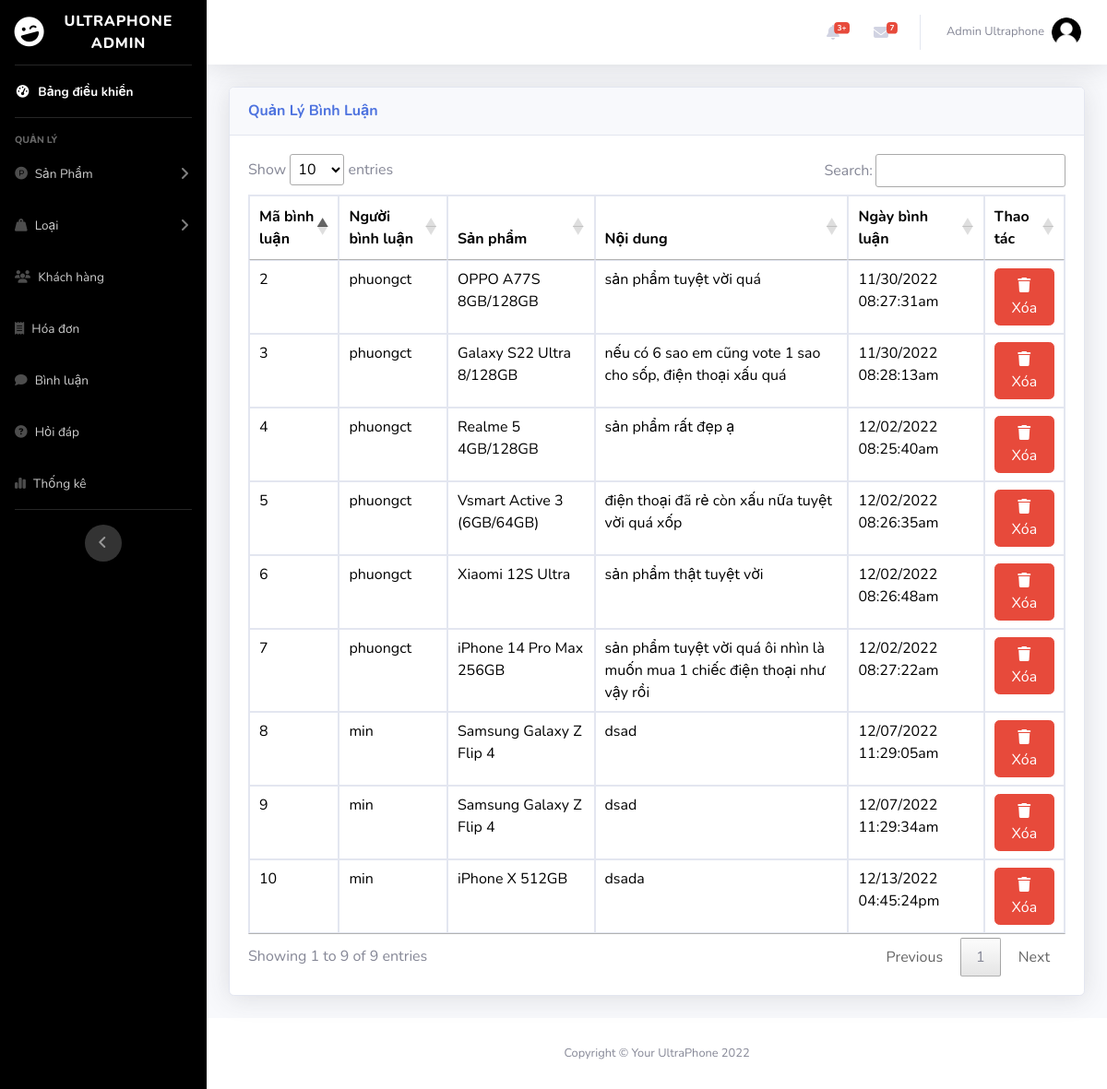
The page /admin/index.php?act=list_cmt (signed in) on the database its author committed.
### tables this page shows
CREATE TABLE `comment` (
  `id_cmt` int(11) NOT NULL,
  `content` varchar(255) NOT NULL,
  `id_user` int(11) NOT NULL,
  `user_name` varchar(50) NOT NULL,
  `full_name` varchar(255) NOT NULL,
  `id_pro` int(11) NOT NULL,
  `comment_date` varchar(30) NOT NULL
);

CREATE TABLE `product` (
  `id_pro` int(11) NOT NULL,
  `name_pro` varchar(255) NOT NULL,
  `price` int(11) NOT NULL,
  `discount` int(11) NOT NULL,
  `img_pro` varchar(255) NOT NULL,
  `short_des` text NOT NULL,
  `detail_des` text NOT NULL,
  `view` int(11) NOT NULL DEFAULT 0,
  `idcate` int(11) NOT NULL
);

### admin/controller/controller.php (called while the page is built)
<?php
function render($path, $data = [])
{
    extract($data);
    $view = "view/" . $path . ".php";
    include_once $view;
}

### admin/model/pdo.php (called while the page is built, shortened)
<?php
function pdo_get_connection(){
    $dburl = "mysql:host=127.0.0.1;dbname=ultraphone;charset=utf8";
    $username = 'root';
    $password = '';
    $conn = new PDO($dburl, $username, $password);
    $conn->setAttribute(PDO::ATTR_ERRMODE, PDO::ERRMODE_EXCEPTION);
    return $conn;
}
function pdo_query($sql){
    $sql_args = array_slice(func_get_args(), 1);
    try{
        $conn = pdo_get_connection();
        $stmt = $conn->prepare($sql);
        $stmt->execute($sql_args);
        $rows = $stmt->fetchAll();
        return $rows;
    }
    catch(PDOException $e){
        throw $e;
    }
    finally{
        unset($conn);
    }
}

### admin/model/binhluan.php (called while the page is built, shortened)
<?php
function loadall_cmt() {
    $sql = "SELECT * FROM comment c inner join product p on c.id_pro = p.id_pro ORDER BY id_cmt DESC";
    $listcmt = pdo_query($sql);
    return $listcmt;
}
?>

### admin/view/list_comment.php (the view, shortened to what this page needs)
<?php include_once "header.php" ?>
<body id="page-top">
    <div id="wrapper">
        <?php include_once "nav.php" ?>
        <div class="container-fluid">
            <div class="card shadow mb-4">
                <div class="card-header py-3">
                    <h6 class="m-0 font-weight-bold text-primary">Quản Lý Bình Luận</h6>
                </div>
                <div class="card-body">
                    <div class="table-responsive">
                        <table class="table table-bordered" id="dataTable" width="100%" cellspacing="0">
                            <thead>
                                <tr>
                                    <th>Mã bình luận</th>
                                    <th>Người bình luận</th>
                                    <th>Sản phẩm</th>
                                    <th>Nội dung</th>
                                    <th>Ngày bình luận</th>
                                    <th>Thao tác</th>
                                </tr>
                            </thead>
                            <tbody>
                                <?php
                                foreach ($listcmt as $cmt) : extract($cmt); ?>
                                    <tr>
                                        <td><?= $id_cmt ?></td>
                                        <td><?= $user_name ?></td>
                                        <td><?= $name_pro ?></td>
                                        <td><?= $content ?></td>
                                        <td><?= $comment_date ?></td>
                                        <td class="text-center">
                                            <a href="index.php?act=delete_cmt&idcmt=<?= $id_cmt ?>" class="btn btn-danger" onclick="return confirm('Bạn có chắc chắn muốn xóa?')"><i class="fa-solid fa-trash"></i> Xóa</a>
                                        </td>
                                    </tr>
                                <?php endforeach ?>
                            </tbody>
                        </table>
                    </div>
                </div>
            </div>
        </div>
    </div>
    <?php include_once "footer.php" ?>

### rows shown on the page
comment: id_cmt "10", user_name "min", id_pro.name_pro "iPhone X 512GB", content "dsada", comment_date "12/13/2022 04:45:24pm"
comment: id_cmt "9", user_name "min", id_pro.name_pro "Samsung Galaxy Z Flip 4", content "dsad", comment_date "12/07/2022 11:29:34am"
comment: id_cmt "8", user_name "min", id_pro.name_pro "Samsung Galaxy Z Flip 4", content "dsad", comment_date "12/07/2022 11:29:05am"
comment: id_cmt "7", user_name "phuongct", id_pro.name_pro "iPhone 14 Pro Max 256GB", content "sản phẩm tuyệt vời quá ôi nhìn là muốn mua 1 chiếc điện thoại như vậy rồi", comment_date "12/02/2022 08:27:22am"
comment: id_cmt "6", user_name "phuongct", id_pro.name_pro "Xiaomi 12S Ultra", content "sản phẩm thật tuyệt vời", comment_date "12/02/2022 08:26:48am"
comment: id_cmt "5", user_name "phuongct", id_pro.name_pro "Vsmart Active 3 (6GB/64GB)", content "điện thoại đã rẻ còn xấu nữa tuyệt vời quá xốp", comment_date "12/02/2022 08:26:35am"
comment: id_cmt "4", user_name "phuongct", id_pro.name_pro "Realme 5 4GB/128GB", content "sản phẩm rất đẹp ạ", comment_date "12/02/2022 08:25:40am"
comment: id_cmt "3", user_name "phuongct", id_pro.name_pro "Galaxy S22 Ultra 8/128GB", content "nếu có 6 sao em cũng vote 1 sao cho sốp, điện thoại xấu quá", comment_date "11/30/2022 08:28:13am"
comment: id_cmt "2", user_name "phuongct", id_pro.name_pro "OPPO A77S 8GB/128GB", content "sản phẩm tuyệt vời quá", comment_date "11/30/2022 08:27:31am"

### other values the page prints
$_SESSION['admin']['full_name'] "Admin Ultraphone"
